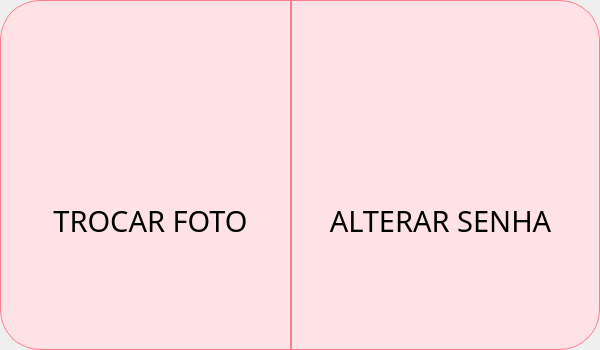
<?xml version="1.0" encoding="UTF-8"?>
<ui version="4.0">
 <class>Dialog</class>
 <widget class="QDialog" name="Dialog">
  <property name="geometry">
   <rect>
    <x>0</x>
    <y>0</y>
    <width>600</width>
    <height>350</height>
   </rect>
  </property>
  <property name="windowTitle">
   <string>Dialog</string>
  </property>
  <widget class="QFrame" name="frame_3">
   <property name="geometry">
    <rect>
     <x>0</x>
     <y>0</y>
     <width>600</width>
     <height>350</height>
    </rect>
   </property>
   <property name="styleSheet">
    <string notr="true">background-color: #FEE2E6; border: 1px solid #FD7D8C; border-radius: 40px</string>
   </property>
   <property name="frameShape">
    <enum>QFrame::StyledPanel</enum>
   </property>
   <property name="frameShadow">
    <enum>QFrame::Raised</enum>
   </property>
   <widget class="Line" name="line">
    <property name="geometry">
     <rect>
      <x>290</x>
      <y>0</y>
      <width>2</width>
      <height>351</height>
     </rect>
    </property>
    <property name="orientation">
     <enum>Qt::Vertical</enum>
    </property>
   </widget>
   <widget class="QFrame" name="frame_4">
    <property name="geometry">
     <rect>
      <x>300</x>
      <y>10</y>
      <width>291</width>
      <height>321</height>
     </rect>
    </property>
    <property name="styleSheet">
     <string notr="true">border:none
</string>
    </property>
    <property name="frameShape">
     <enum>QFrame::StyledPanel</enum>
    </property>
    <property name="frameShadow">
     <enum>QFrame::Raised</enum>
    </property>
    <widget class="QPushButton" name="btn_alterar_senha_usuario_sis">
     <property name="geometry">
      <rect>
       <x>20</x>
       <y>20</y>
       <width>261</width>
       <height>291</height>
      </rect>
     </property>
     <property name="styleSheet">
      <string notr="true">border:none
</string>
     </property>
     <property name="text">
      <string/>
     </property>
    </widget>
    <widget class="QLabel" name="label">
     <property name="geometry">
      <rect>
       <x>80</x>
       <y>80</y>
       <width>131</width>
       <height>101</height>
      </rect>
     </property>
     <property name="styleSheet">
      <string notr="true">border:none
</string>
     </property>
     <property name="text">
      <string/>
     </property>
     <property name="pixmap">
      <pixmap>../../Documents/GitHub/Fabrica-SW-96/icons/troca.png</pixmap>
     </property>
    </widget>
    <widget class="QLabel" name="label_2">
     <property name="geometry">
      <rect>
       <x>0</x>
       <y>180</y>
       <width>281</width>
       <height>62</height>
      </rect>
     </property>
     <property name="font">
      <font>
       <family>Abel</family>
       <pointsize>22</pointsize>
      </font>
     </property>
     <property name="styleSheet">
      <string notr="true">border: none</string>
     </property>
     <property name="text">
      <string>ALTERAR SENHA</string>
     </property>
     <property name="alignment">
      <set>Qt::AlignCenter</set>
     </property>
    </widget>
   </widget>
   <widget class="QFrame" name="frame_5">
    <property name="geometry">
     <rect>
      <x>10</x>
      <y>10</y>
      <width>271</width>
      <height>321</height>
     </rect>
    </property>
    <property name="styleSheet">
     <string notr="true">border:none
</string>
    </property>
    <property name="frameShape">
     <enum>QFrame::StyledPanel</enum>
    </property>
    <property name="frameShadow">
     <enum>QFrame::Raised</enum>
    </property>
    <widget class="QPushButton" name="btn_trocar_foto_usuario_sis">
     <property name="geometry">
      <rect>
       <x>20</x>
       <y>20</y>
       <width>261</width>
       <height>291</height>
      </rect>
     </property>
     <property name="styleSheet">
      <string notr="true">border:none
</string>
     </property>
     <property name="text">
      <string/>
     </property>
    </widget>
    <widget class="QLabel" name="label_4">
     <property name="geometry">
      <rect>
       <x>0</x>
       <y>180</y>
       <width>281</width>
       <height>62</height>
      </rect>
     </property>
     <property name="font">
      <font>
       <family>Abel</family>
       <pointsize>22</pointsize>
      </font>
     </property>
     <property name="styleSheet">
      <string notr="true">border: none</string>
     </property>
     <property name="text">
      <string>TROCAR FOTO</string>
     </property>
     <property name="alignment">
      <set>Qt::AlignCenter</set>
     </property>
    </widget>
    <widget class="QLabel" name="label_3">
     <property name="geometry">
      <rect>
       <x>70</x>
       <y>70</y>
       <width>141</width>
       <height>111</height>
      </rect>
     </property>
     <property name="styleSheet">
      <string notr="true">border:none
</string>
     </property>
     <property name="text">
      <string/>
     </property>
     <property name="pixmap">
      <pixmap>../../Downloads/camera 1.png</pixmap>
     </property>
     <property name="scaledContents">
      <bool>true</bool>
     </property>
    </widget>
   </widget>
  </widget>
 </widget>
 <resources/>
 <connections/>
</ui>
